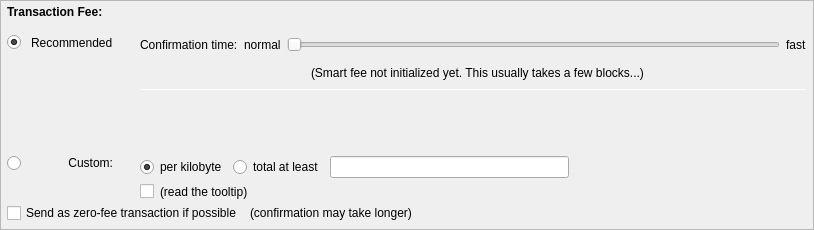
         <widget class="QFrame" name="frameFee">
          <property name="sizePolicy">
           <sizepolicy hsizetype="Expanding" vsizetype="Expanding">
            <horstretch>0</horstretch>
            <verstretch>0</verstretch>
           </sizepolicy>
          </property>
          <property name="maximumSize">
           <size>
            <width>16777215</width>
            <height>16777215</height>
           </size>
          </property>
          <property name="frameShape">
           <enum>QFrame::StyledPanel</enum>
          </property>
          <property name="frameShadow">
           <enum>QFrame::Sunken</enum>
          </property>
          <layout class="QVBoxLayout" name="verticalLayoutFee1">
           <property name="spacing">
            <number>0</number>
           </property>
           <property name="leftMargin">
            <number>0</number>
           </property>
           <property name="topMargin">
            <number>0</number>
           </property>
           <property name="rightMargin">
            <number>0</number>
           </property>
           <property name="bottomMargin">
            <number>0</number>
           </property>
           <item>
            <layout class="QVBoxLayout" name="verticalLayoutFee2" stretch="0,0,0">
             <property name="spacing">
              <number>0</number>
             </property>
             <property name="leftMargin">
              <number>6</number>
             </property>
             <property name="topMargin">
              <number>0</number>
             </property>
             <property name="rightMargin">
              <number>6</number>
             </property>
             <item>
              <layout class="QHBoxLayout" name="horizontalLayoutFee1">
               <property name="bottomMargin">
                <number>0</number>
               </property>
               <item>
                <layout class="QVBoxLayout" name="verticalLayoutFee7">
                 <property name="spacing">
                  <number>0</number>
                 </property>
                 <item>
                  <spacer name="verticalSpacerSmartFee">
                   <property name="orientation">
                    <enum>Qt::Vertical</enum>
                   </property>
                   <property name="sizeType">
                    <enum>QSizePolicy::Fixed</enum>
                   </property>
                   <property name="sizeHint" stdset="0">
                    <size>
                     <width>1</width>
                     <height>4</height>
                    </size>
                   </property>
                  </spacer>
                 </item>
                 <item>
                  <layout class="QHBoxLayout" name="horizontalLayoutSmartFee">
                   <property name="spacing">
                    <number>10</number>
                   </property>
                   <item>
                    <widget class="QLabel" name="labelFeeHeadline">
                     <property name="sizePolicy">
                      <sizepolicy hsizetype="Preferred" vsizetype="Maximum">
                       <horstretch>0</horstretch>
                       <verstretch>0</verstretch>
                      </sizepolicy>
                     </property>
                     <property name="font">
                      <font>
                       <weight>75</weight>
                       <bold>true</bold>
                      </font>
                     </property>
                     <property name="styleSheet">
                      <string notr="true">font-weight:bold;</string>
                     </property>
                     <property name="text">
                      <string>Transaction Fee:</string>
                     </property>
                    </widget>
                   </item>
                   <item>
                    <widget class="QLabel" name="labelFeeMinimized">
                     <property name="text">
                      <string/>
                     </property>
                    </widget>
                   </item>
                   <item>
                    <widget class="QtMaterialFlatButton" name="buttonChooseFee" native="true">
                     <property name="text" stdset="0">
                      <string>Choose...</string>
                     </property>
                    </widget>
                   </item>
                   <item>
                    <widget class="QtMaterialFlatButton" name="buttonMinimizeFee" native="true">
                     <property name="toolTip">
                      <string>collapse fee-settings</string>
                     </property>
                     <property name="text" stdset="0">
                      <string>Minimize</string>
                     </property>
                    </widget>
                   </item>
                  </layout>
                 </item>
                 <item>
                  <spacer name="verticalSpacer_5">
                   <property name="orientation">
                    <enum>Qt::Vertical</enum>
                   </property>
                   <property name="sizeHint" stdset="0">
                    <size>
                     <width>1</width>
                     <height>1</height>
                    </size>
                   </property>
                  </spacer>
                 </item>
                </layout>
               </item>
               <item>
                <spacer name="horizontalSpacer_4">
                 <property name="orientation">
                  <enum>Qt::Horizontal</enum>
                 </property>
                 <property name="sizeHint" stdset="0">
                  <size>
                   <width>40</width>
                   <height>20</height>
                  </size>
                 </property>
                </spacer>
               </item>
              </layout>
             </item>
             <item>
              <widget class="QFrame" name="frameFeeSelection">
               <layout class="QVBoxLayout" name="verticalLayoutFee12">
                <property name="spacing">
                 <number>0</number>
                </property>
                <property name="leftMargin">
                 <number>0</number>
                </property>
                <property name="topMargin">
                 <number>0</number>
                </property>
                <property name="rightMargin">
                 <number>0</number>
                </property>
                <property name="bottomMargin">
                 <number>0</number>
                </property>
                <item>
                 <layout class="QGridLayout" name="gridLayoutFee">
                  <property name="topMargin">
                   <number>10</number>
                  </property>
                  <property name="bottomMargin">
                   <number>4</number>
                  </property>
                  <property name="horizontalSpacing">
                   <number>10</number>
                  </property>
                  <property name="verticalSpacing">
                   <number>4</number>
                  </property>
                  <item row="2" column="0">
                   <layout class="QVBoxLayout" name="verticalLayoutFee4" stretch="0">
                    <item>
                     <spacer name="verticalSpacer_2">
                      <property name="orientation">
                       <enum>Qt::Vertical</enum>
                      </property>
                      <property name="sizeHint" stdset="0">
                       <size>
                        <width>1</width>
                        <height>1</height>
                       </size>
                      </property>
                     </spacer>
                    </item>
                   </layout>
                  </item>
                  <item row="3" column="0">
                   <layout class="QVBoxLayout" name="verticalLayoutFee9" stretch="0,1">
                    <item>
                     <widget class="QRadioButton" name="radioCustomFee">
                      <property name="text">
                       <string/>
                      </property>
                      <attribute name="buttonGroup">
                       <string notr="true">groupFee</string>
                      </attribute>
                     </widget>
                    </item>
                    <item>
                     <spacer name="verticalSpacer_6">
                      <property name="orientation">
                       <enum>Qt::Vertical</enum>
                      </property>
                      <property name="sizeHint" stdset="0">
                       <size>
                        <width>1</width>
                        <height>1</height>
                       </size>
                      </property>
                     </spacer>
                    </item>
                   </layout>
                  </item>
                  <item row="3" column="1">
                   <widget class="QLabel" name="labelCustomFee">
                    <property name="text">
                     <string>Custom:</string>
                    </property>
                    <property name="alignment">
                     <set>Qt::AlignRight|Qt::AlignTop|Qt::AlignTrailing</set>
                    </property>
                   </widget>
                  </item>
                  <item row="3" column="4">
                   <layout class="QVBoxLayout" name="verticalLayoutFee8">
                    <property name="spacing">
                     <number>6</number>
                    </property>
                    <item>
                     <layout class="QHBoxLayout" name="horizontalLayoutFee13">
                      <item>
                       <widget class="QRadioButton" name="radioCustomPerKilobyte">
                        <property name="toolTip">
                         <string>If the custom fee is set to 1000 uDIYTs and the transaction is only 250 bytes, then &quot;per kilobyte&quot; only pays 250 uDIYTs in fee,&lt;br /&gt;while &quot;at least&quot; pays 1000 uDIYTs. For transactions bigger than a kilobyte both pay by kilobyte.</string>
                        </property>
                        <property name="text">
                         <string>per kilobyte</string>
                        </property>
                        <property name="checked">
                         <bool>true</bool>
                        </property>
                        <attribute name="buttonGroup">
                         <string notr="true">groupCustomFee</string>
                        </attribute>
                       </widget>
                      </item>
                      <item>
                       <widget class="QRadioButton" name="radioCustomAtLeast">
                        <property name="toolTip">
                         <string>If the custom fee is set to 1000 uDIYTs and the transaction is only 250 bytes, then &quot;per kilobyte&quot; only pays 250 uDIYTs in fee,&lt;br /&gt;while &quot;total at least&quot; pays 1000 uDIYTs. For transactions bigger than a kilobyte both pay by kilobyte.</string>
                        </property>
                        <property name="text">
                         <string>total at least</string>
                        </property>
                        <attribute name="buttonGroup">
                         <string notr="true">groupCustomFee</string>
                        </attribute>
                       </widget>
                      </item>
                      <item>
                       <widget class="BitcoinAmountField" name="customFee"/>
                      </item>
                      <item>
                       <spacer name="horizontalSpacer_6">
                        <property name="orientation">
                         <enum>Qt::Horizontal</enum>
                        </property>
                        <property name="sizeHint" stdset="0">
                         <size>
                          <width>1</width>
                          <height>1</height>
                         </size>
                        </property>
                       </spacer>
                      </item>
                     </layout>
                    </item>
                    <item>
                     <layout class="QHBoxLayout" name="horizontalLayoutFee8">
                      <item>
                       <widget class="QCheckBox" name="checkBoxMinimumFee">
                        <property name="toolTip">
                         <string>Paying only the minimum fee is just fine as long as there is less transaction volume than space in the blocks.&lt;br /&gt;But be aware that this can end up in a never confirming transaction once there is more demand for Diytube transactions than the network can process.</string>
                        </property>
                        <property name="text">
                         <string/>
                        </property>
                       </widget>
                      </item>
                      <item>
                       <widget class="QLabel" name="labelMinFeeWarning">
                        <property name="enabled">
                         <bool>true</bool>
                        </property>
                        <property name="toolTip">
                         <string>Paying only the minimum fee is just fine as long as there is less transaction volume than space in the blocks.&lt;br /&gt;But be aware that this can end up in a never confirming transaction once there is more demand for Diytube transactions than the network can process.</string>
                        </property>
                        <property name="text">
                         <string>(read the tooltip)</string>
                        </property>
                        <property name="margin">
                         <number>5</number>
                        </property>
                       </widget>
                      </item>
                      <item>
                       <spacer name="horizontalSpacer_2">
                        <property name="orientation">
                         <enum>Qt::Horizontal</enum>
                        </property>
                        <property name="sizeHint" stdset="0">
                         <size>
                          <width>1</width>
                          <height>1</height>
                         </size>
                        </property>
                       </spacer>
                      </item>
                     </layout>
                    </item>
                   </layout>
                  </item>
                  <item row="1" column="1">
                   <widget class="QLabel" name="labelSmartFee_2">
                    <property name="text">
                     <string>Recommended</string>
                    </property>
                   </widget>
                  </item>
                  <item row="0" column="4" rowspan="3">
                   <layout class="QVBoxLayout" name="verticalLayoutFee3" stretch="0,0,0,0,1,0">
                    <property name="spacing">
                     <number>6</number>
                    </property>
                    <property name="topMargin">
                     <number>2</number>
                    </property>
                    <property name="bottomMargin">
                     <number>20</number>
                    </property>
                    <item>
                     <layout class="QHBoxLayout" name="horizontalLayoutFee9">
                      <item>
                       <widget class="QLabel" name="labelSmartFee3">
                        <property name="text">
                         <string>Confirmation time:</string>
                        </property>
                        <property name="margin">
                         <number>2</number>
                        </property>
                       </widget>
                      </item>
                      <item>
                       <widget class="QLabel" name="labelSmartFeeNormal">
                        <property name="text">
                         <string>normal</string>
                        </property>
                        <property name="margin">
                         <number>2</number>
                        </property>
                       </widget>
                      </item>
                      <item>
                       <widget class="QSlider" name="sliderSmartFee">
                        <property name="minimumSize">
                         <size>
                          <width>0</width>
                          <height>24</height>
                         </size>
                        </property>
                        <property name="minimum">
                         <number>0</number>
                        </property>
                        <property name="maximum">
                         <number>24</number>
                        </property>
                        <property name="pageStep">
                         <number>1</number>
                        </property>
                        <property name="value">
                         <number>0</number>
                        </property>
                        <property name="orientation">
                         <enum>Qt::Horizontal</enum>
                        </property>
                        <property name="invertedAppearance">
                         <bool>false</bool>
                        </property>
                        <property name="invertedControls">
                         <bool>false</bool>
                        </property>
                        <property name="tickPosition">
                         <enum>QSlider::NoTicks</enum>
                        </property>
                       </widget>
                      </item>
                      <item>
                       <widget class="QLabel" name="labelSmartFeeFast">
                        <property name="text">
                         <string>fast</string>
                        </property>
                       </widget>
                      </item>
                     </layout>
                    </item>
                    <item>
                     <layout class="QHBoxLayout" name="horizontalLayout_recommended_texts">
                      <property name="spacing">
                       <number>0</number>
                      </property>
                      <item>
                       <spacer name="horizontalSpacer_8">
                        <property name="orientation">
                         <enum>Qt::Horizontal</enum>
                        </property>
                        <property name="sizeHint" stdset="0">
                         <size>
                          <width>40</width>
                          <height>20</height>
                         </size>
                        </property>
                       </spacer>
                      </item>
                      <item>
                       <widget class="QLabel" name="labelFeeEstimation">
                        <property name="text">
                         <string/>
                        </property>
                        <property name="margin">
                         <number>2</number>
                        </property>
                       </widget>
                      </item>
                      <item>
                       <widget class="QLabel" name="labelSmartFee2">
                        <property name="text">
                         <string>(Smart fee not initialized yet. This usually takes a few blocks...)</string>
                        </property>
                        <property name="alignment">
                         <set>Qt::AlignLeading|Qt::AlignLeft|Qt::AlignVCenter</set>
                        </property>
                        <property name="wordWrap">
                         <bool>false</bool>
                        </property>
                        <property name="margin">
                         <number>2</number>
                        </property>
                        <property name="indent">
                         <number>-1</number>
                        </property>
                       </widget>
                      </item>
                      <item>
                       <spacer name="horizontalSpacer_3">
                        <property name="orientation">
                         <enum>Qt::Horizontal</enum>
                        </property>
                        <property name="sizeHint" stdset="0">
                         <size>
                          <width>40</width>
                          <height>20</height>
                         </size>
                        </property>
                       </spacer>
                      </item>
                     </layout>
                    </item>
                    <item>
                     <widget class="Line" name="line_2">
                      <property name="minimumSize">
                       <size>
                        <width>0</width>
                        <height>1</height>
                       </size>
                      </property>
                      <property name="maximumSize">
                       <size>
                        <width>16777215</width>
                        <height>1</height>
                       </size>
                      </property>
                      <property name="orientation">
                       <enum>Qt::Horizontal</enum>
                      </property>
                     </widget>
                    </item>
                    <item>
                     <layout class="QHBoxLayout" name="horizontalLayoutFee12">
                      <item>
                       <spacer name="horizontalSpacer_5">
                        <property name="orientation">
                         <enum>Qt::Horizontal</enum>
                        </property>
                        <property name="sizeHint" stdset="0">
                         <size>
                          <width>1</width>
                          <height>1</height>
                         </size>
                        </property>
                       </spacer>
                      </item>
                     </layout>
                    </item>
                    <item>
                     <spacer name="verticalSpacer_4">
                      <property name="orientation">
                       <enum>Qt::Vertical</enum>
                      </property>
                      <property name="sizeHint" stdset="0">
                       <size>
                        <width>1</width>
                        <height>1</height>
                       </size>
                      </property>
                     </spacer>
                    </item>
                    <item>
                     <spacer name="verticalSpacer_3">
                      <property name="orientation">
                       <enum>Qt::Vertical</enum>
                      </property>
                      <property name="sizeHint" stdset="0">
                       <size>
                        <width>20</width>
                        <height>40</height>
                       </size>
                      </property>
                     </spacer>
                    </item>
                   </layout>
                  </item>
                  <item row="1" column="2">
                   <widget class="QLabel" name="labelSmartFee">
                    <property name="text">
                     <string/>
                    </property>
                    <property name="margin">
                     <number>2</number>
                    </property>
                   </widget>
                  </item>
                  <item row="1" column="0">
                   <widget class="QRadioButton" name="radioSmartFee">
                    <property name="text">
                     <string/>
                    </property>
                    <property name="checked">
                     <bool>true</bool>
                    </property>
                    <attribute name="buttonGroup">
                     <string notr="true">groupFee</string>
                    </attribute>
                   </widget>
                  </item>
                 </layout>
                </item>
                <item>
                 <layout class="QHBoxLayout" name="horizontalLayoutFee5" stretch="0,0,0">
                  <property name="spacing">
                   <number>8</number>
                  </property>
                  <property name="bottomMargin">
                   <number>4</number>
                  </property>
                  <item>
                   <widget class="QCheckBox" name="checkBoxFreeTx">
                    <property name="text">
                     <string>Send as zero-fee transaction if possible</string>
                    </property>
                   </widget>
                  </item>
                  <item>
                   <widget class="QLabel" name="labelFreeTx">
                    <property name="text">
                     <string>(confirmation may take longer)</string>
                    </property>
                    <property name="margin">
                     <number>5</number>
                    </property>
                   </widget>
                  </item>
                  <item>
                   <spacer name="horizontalSpacerFee5">
                    <property name="orientation">
                     <enum>Qt::Horizontal</enum>
                    </property>
                    <property name="sizeHint" stdset="0">
                     <size>
                      <width>1</width>
                      <height>1</height>
                     </size>
                    </property>
                   </spacer>
                  </item>
                 </layout>
                </item>
                <item>
                 <spacer name="verticalSpacerFee2">
                  <property name="orientation">
                   <enum>Qt::Vertical</enum>
                  </property>
                  <property name="sizeHint" stdset="0">
                   <size>
                    <width>1</width>
                    <height>1</height>
                   </size>
                  </property>
                 </spacer>
                </item>
               </layout>
              </widget>
             </item>
             <item>
              <spacer name="verticalSpacerFee">
               <property name="orientation">
                <enum>Qt::Vertical</enum>
               </property>
               <property name="sizeHint" stdset="0">
                <size>
                 <width>800</width>
                 <height>1</height>
                </size>
               </property>
              </spacer>
             </item>
            </layout>
           </item>
          </layout>
         </widget>
